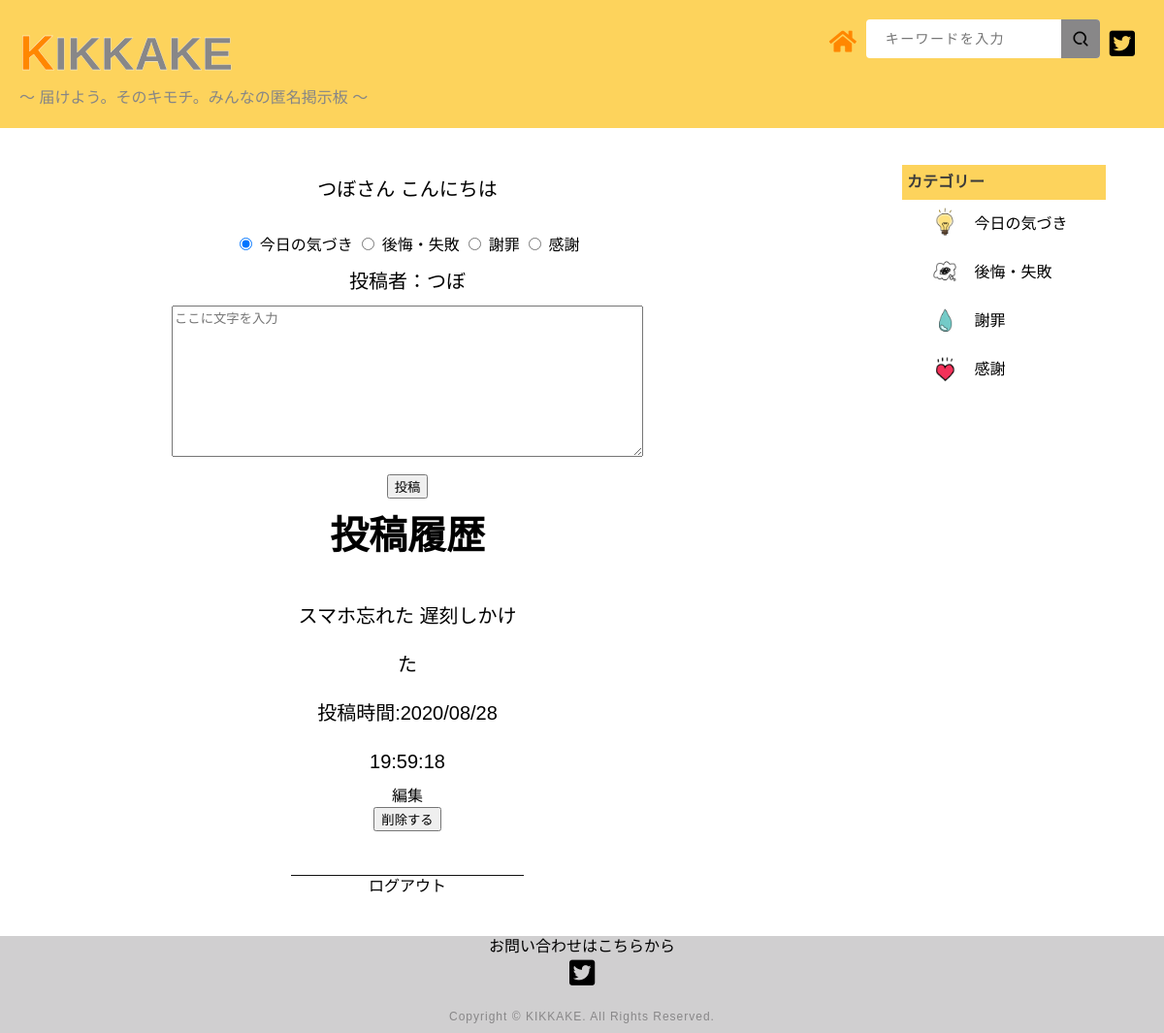
Page /bbs (signed in) on the earlier database version.
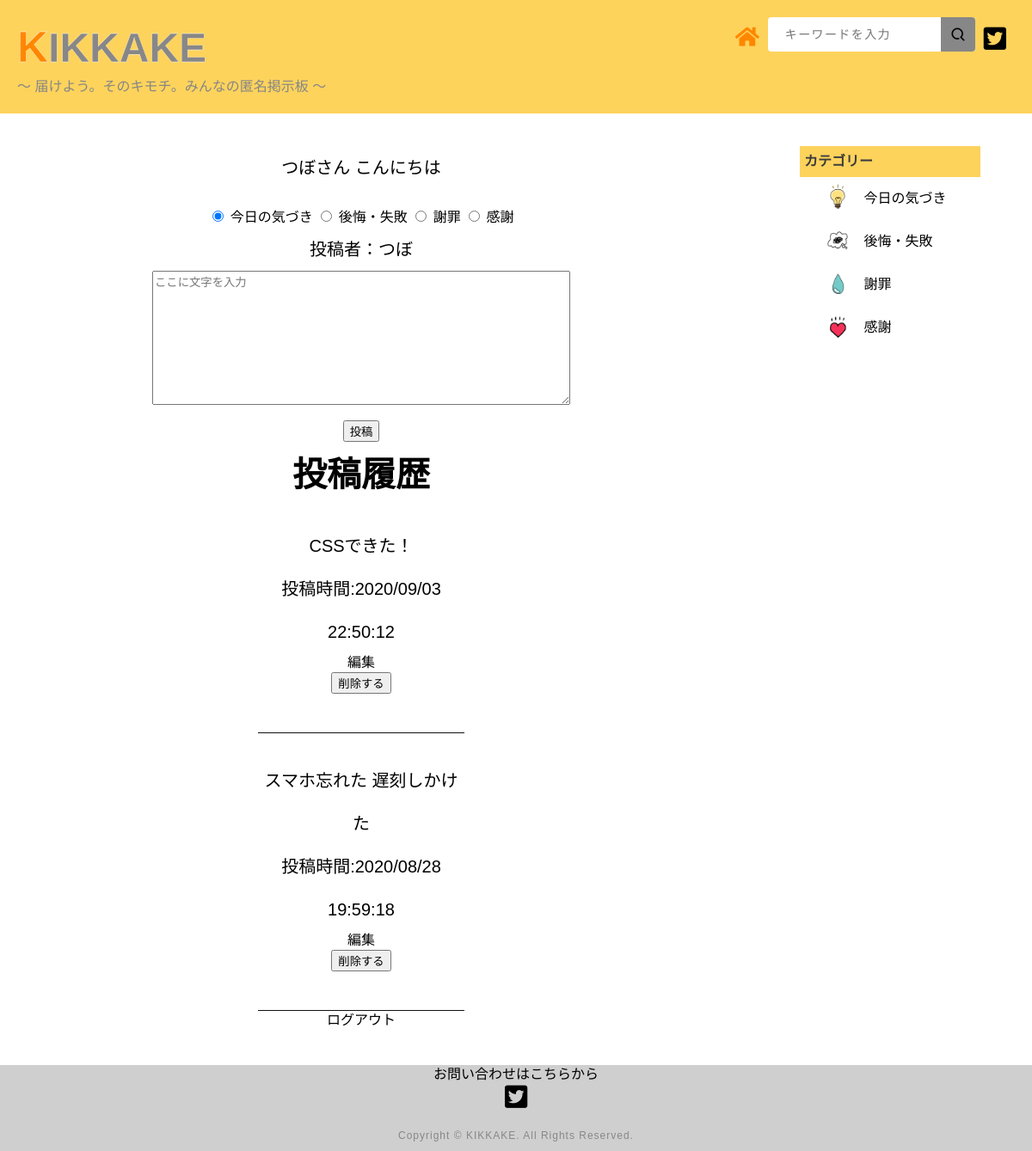
Same page on the later database version.
### tables this page shows
CREATE TABLE "users" (
	"id"	INTEGER,
	"name"	TEXT,
	"password"	TEXT,
	PRIMARY KEY("id" AUTOINCREMENT)
);

CREATE TABLE "k_posts" (
	"id"	INTEGER,
	"user_id"	INTEGER,
	"comment"	TEXT,
	"del_flag"	INTEGER DEFAULT 0,
	"time"	TEXT,
	"cat_id"	INTEGER,
	PRIMARY KEY("id" AUTOINCREMENT)
);

### app.py (the view, shortened to what this page needs)
@app.route('/bbs')
def bbs():
    if 'user_id' in session :
        user_id = session['user_id']
        conn = sqlite3.connect('k_post.db')
        c = conn.cursor()
        c.execute("select name from users where id = ?", (user_id,))
        user_info = c.fetchone()
        c.execute("select id,comment,time from k_posts where user_id = ? and del_flag = 0 order by time desc", (user_id,))
        comment_list = []
        for row in c.fetchall():
            comment_list.append({"id": row[0], "comment": row[1], "time":row[2]})
        c.close()
        return render_template('bbs.html' , user_info = user_info , comment_list = comment_list)
    else:
        return redirect("/login")

### templates/bbs.html (shortened to what this page needs)
{% extends 'base.html' %}
{% block main %}
    <div class="main_wrapper">
        <div class="container">
            <div class="main">
                <div id= "contentbox" class="main_inner">
                    <div id= "borderbox" class="my_post clearfix">
                        <p>{{user_info[0]}}さん こんにちは</p><br>
                        <form action="/add" method="post">
                            <input type="radio" name="cat_id" value="1"  checked="checked" /> 今日の気づき
                            <input type="radio" name="cat_id" value="2" /> 後悔・失敗
                            <input type="radio" name="cat_id" value="3" /> 謝罪
                            <input type="radio" name="cat_id" value="4" /> 感謝
                            <p>投稿者：{{user_info[0]}}<br>
                            <textarea name="comment" maxlength="1000" cols="100" rows="10" placeholder="ここに文字を入力"></textarea></p>
                            <input type="submit" name="save" value="投稿" />
                        </form>
                    </div>
                    <div class="post_loop_wrap clearfix">
                        <div class="title_new">
                            <span>投稿履歴</span>
                        </div>
                        <div class="clearfix flex">
                            {% for item in comment_list %}
                            <div class="bbs_content">
                                <p>{{item["comment"]}}</p>
                                <p>投稿時間:{{item["time"]}}</p>
                                <a href="/edit/{{item['id']}}">編集</a>
                                <form class="delete" action="/del" method="post">
                                    <input type="submit" name="delete" value="削除する">
                                </form><br><br>
                            </div>
                            {% endfor %}
                        </div>
                        <div>
                            <a href="/logout">ログアウト</a>
                        </div>
                    </div>
                </div>
            </div>
            <div class="side">
                <div class="side_inner">
                    <div class="category">
                        <h4 class="side_title">
                            <span class="side_title_inner">カテゴリー</span>
                        </h4>
                        <ul class="cat_item">
                            <li class="cat_item_1">
                                <img src="../static/img/今日の気づき（電球）.png" class="cat_item_1 cat_img cat">
                                <a class="cat" href="/page_1">今日の気づき</a>
                            </li>
                            <li class="cat_item_2">
                                <img src="../static/img/後悔・失敗（・・・）.png" class="cat_item_2 cat_img cat">
                                <a class="cat" href="/page_2">後悔・失敗</a>
                            </li>
                            <li class="cat_item_3">
                                <img src="../static/img/謝罪　しずく.png" class="cat_item_3 cat_img cat">
                                <a class="cat" href="/page_3">謝罪</a>
                            </li>
                            <li class="cat_item_4">
                                <img src="../static/img/感謝（いいね、ハート）.png" class="cat_item_4 cat_img cat">
                                <a class="cat" href="/page_4">感謝</a>
                            </li>
                        </ul>
                    </div>
                </div>
            </div>
        </div>
    </div>
{% endblock %}

### templates/base.html (shortened to what this page needs)
<!DOCTYPE html>
<html lang="ja">
<head>
    <link rel="stylesheet" type="text/css" media="screen and ( min-width:769px )" href="../static/CSS/kikkake.css">
    <link rel="stylesheet" type="text/css" media="screen and ( max-width:768px )" href="../static/CSS/kikkake_sp.css">
    <link href="https://use.fontawesome.com/releases/v5.14.0/css/all.css" rel="stylesheet">
</head>
<body>
    <header>
        <div class="header_inner">
            <div class="header_left">
                <h1 ><span class="header_title1">K</span><span class="header_title2">IKKAKE</span></h1>
                <p class="header_logo_title">～ 届けよう。そのキモチ。みんなの匿名掲示板 ～</p>
            </div>
            <div id="header_right">
                <div class="header_home">
                    <a href="/bbs" class="btn home"><span class="fas fa-home"></span></a>
                </div>
                <div class="header_search">
                    <div class="Box">
                        <input type="search" class="Box-SearchInput" name="" value="" placeholder="キーワードを入力">
                        <button type="submit" class="Box-Btn" name=""><img src="../static/img/虫眼鏡.png" class="Box-Btn-Icon" alt=""></button>
                    </div>
                </div>
                <div class="header_btn">
                    <a href="#" class="btn twitter"><span class="fab fa-twitter-square"></span></a>
                </div>
            </div>
        </div>
    </header>
    {% block main %}{% endblock %}
    <footer>
        <div>
            <p class="footer_text">お問い合わせはこちらから</p>
                <div id="footer_btn">
                    <a href="#" class="btn twitter"><span class="fab fa-twitter-square"></span></a>
                </div>
            <p class="copyright">Copyright © KIKKAKE. All Rights Reserved.</p>
        </div>
    </footer>
</body>
</html>

### static/CSS/kikkake.css (style rules this page uses)
html { overflow-y: scroll; }
body, h1, h2, h3, h4, h5, p, ul, ol, li, dl, dt, dd { margin: 0px; padding: 0px; }
body { background: #fff; font-size: 16px; line-height: 1.4; min-width: 100%; -webkit-text-size-adjust: 100%; }
li { list-style: none; }
a { outline: none; color: inherit; text-decoration: none; }
img { border: 0px; vertical-align: bottom; }
body { font-family: "Noto Sans Japanese", "ヒラギノ角ゴ Pro W3", "Hiragino Kaku Gothic Pro", "ヒラギノ角ゴ ProN W3", "Hiragino Kaku Gothic ProN", "游ゴシック", YuGothic, "メイリオ", "Meiryo", "HGPｺﾞｼｯｸM", "Osaka", "ＭＳ Ｐゴシック", sans-serif, Century Gothic, Arial; }
header { height: 120px; width: 100%; z-index: 10; }
header div { display:flex; padding: 10px; background: #fdd35c; }
.header_title1 { color: rgb(255,135,0); -webkit-text-stroke: 0.4px #FFF; text-stroke: 0.4px #FFF; font-weight: bolder; font-size: 50px; }
.header_title2 { color: #888788; -webkit-text-stroke: 0.3px #FFF; text-stroke: 0.3px #FFF; font-weight: bold; font-size: 48px; }
.header_logo_title { color:#868686; font-size: 16px; }
.header_left { margin-right:auto; font-weight: 500; display: block; }
.header_search { padding: 0px; margin-left: auto; margin-right: auto; max-width: 800px; }
.Box { position: relative; padding: 0px; max-width: 800px; margin-left: auto; margin-right: auto; display: flex; flex-wrap: wrap; }
.Box-SearchInput { border-radius: 4px; border: none; width: 100%; height: 40px; letter-spacing: 0.1em; padding-left: 20px; padding-right: 40px; background: #fff; color: #000; font-size: 14px; }
.Box-Btn { position: absolute; top: 0; right: 0; width: 40px; height: 40px; line-height: 40px; padding: 0; border: none; border-radius: 0 4px 4px 0; background: #888788; vertical-align: middle; }
.Box-Btn-Icon { margin: 0 auto; vertical-align: middle; width: 20px; height: 20px; }
.fa-home { font-size: 25px; color: rgb(255,135,0); }
.fa-twitter-square { font-size: 30px; }
.container { display: block; padding: 30px 0; width: 70%; margin-right: 20px; }
.main { text-align: center; width: auto; height: auto; margin : 0 20px; }
.main_inner form { text-align: center; }
.main_inner div { text-align: center; }
.clearfix { width: auto; margin : 0 100px; text-align: center; }
#contentbox, #borderbox { padding: 10px 0; height: auto }
#contentbox div { box-sizing: content-box; }
.title_new { font-size: 40px; font-weight: bold; }
textarea { width: 80%; }
.side { position: fixed; top: 0; right: 0; margin-top: 120px; width: 250px; padding: 30px 40px; }
.category { padding: 20px 20px; height: 100vh; }
.side_title { background-color: #fdd35c; color: rgb(59, 59, 59); padding: 7px 5px; }
.cat_img { height: 50px; width: 50px; }
.cat { vertical-align: middle; }
.cat_item li { text-align: left; padding-left: 20px; }
.container p { font-size: 20px; line-height: 50px; }
footer { text-align: center; height: 100px; background-color: #D0CFD0; margin-top: auto; }
footer .copyright { color: #888788; font-size: 12px; padding-top: 20px; letter-spacing: 1px; }
.bbs_content { border-bottom:1px solid #111; width:60%; margin:30px auto 0; }

Differences in the rows shown:
added k_posts: comment "CSSできた！", time "2020/09/03 22:50:12"
